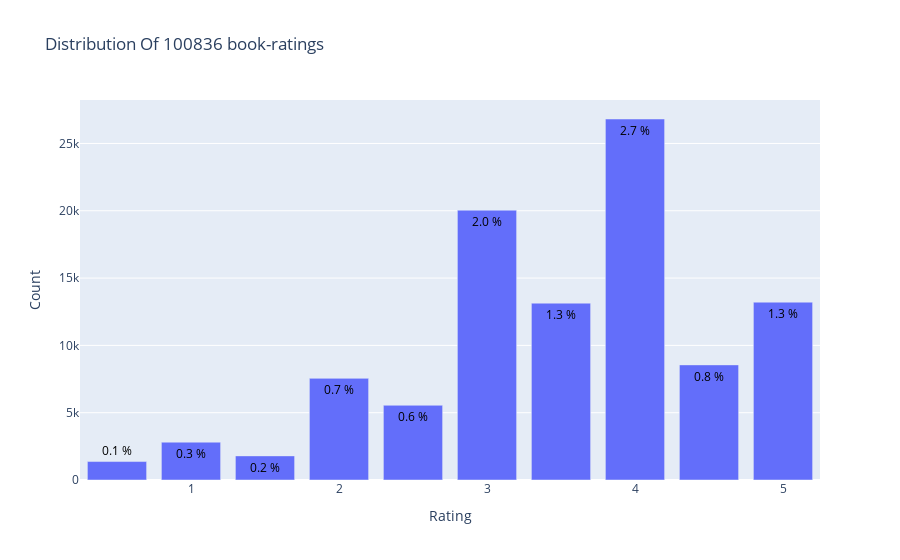

The notebook cell saved with this chart:
### Markdown cell above
### EDA and Data Visualization

### Code cell
#distribution of ratings
from plotly.offline import init_notebook_mode, plot, iplot
import plotly.graph_objs as go
init_notebook_mode(connected=True)
data = df['rating'].value_counts().sort_index(ascending=False)
trace = go.Bar(x = data.index,
 text = ['{:.1f} %'.format(val) for val in (data.values / df.shape[0] * 10)],
 textposition = 'auto',
 textfont = dict(color = '#000000'),
 y = data.values,
 )
# Create layout
layout = dict(title = 'Distribution Of {} book-ratings'.format(df.shape[0]),
 xaxis = dict(title = 'Rating'),
 yaxis = dict(title = 'Count'))
# Create plot
fig = go.Figure(data=[trace], layout=layout)
iplot(fig)

### Figure 1 — Plotly figure (JSON) as saved in the notebook; plotly's stock layout.template omitted (floating-point values rounded to 4 significant figures)
{"data": [{"text": ["1.3 %", "0.8 %", "2.7 %", "1.3 %", "2.0 %", "0.6 %", "0.7 %", "0.2 %", "0.3 %", "0.1 %"], "textfont": {"color": "#000000"}, "textposition": "auto", "type": "bar", "x": [5, 4.5, 4, 3.5, 3, 2.5, 2, 1.5, 1, 0.5], "y": [13211, 8551, 26818, 13136, 20047, 5550, 7551, 1791, 2811, 1370]}], "layout": {"title": {"text": "Distribution Of 100836 book-ratings"}, "xaxis": {"title": {"text": "Rating"}}, "yaxis": {"title": {"text": "Count"}}}}
